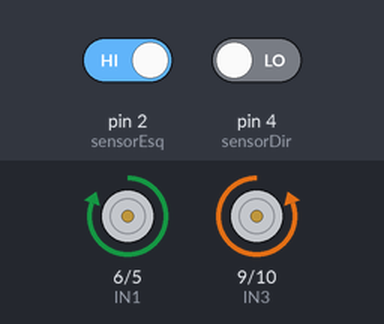
Simulated run of this sketch. Board: Arduino Uno, built with avr-gcc and run on an emulated ATmega328P. Shown: motor-driver pin pairs drawn as motors (green arrow = first pin HIGH = forward, orange = second pin HIGH = backward, longer = more drive, scaled by the enable pin). The inputs (shaded band) are chosen by the test bench; at power-on: pin 2 (sensorEsq) HIGH, pin 4 (sensorDir) LOW.

Above: at 1.2 s.
1.3 s: pin 2 (sensorEsq) driven LOW
At 1.8 s:
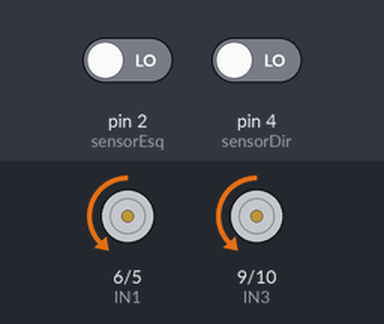
2.8 s: pin 4 (sensorDir) driven HIGH
At 3.3 s:
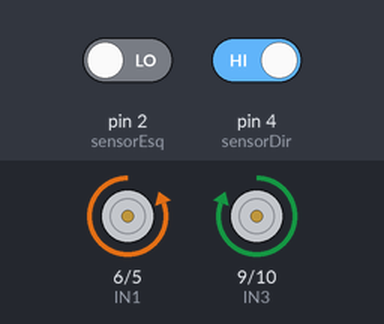
4.3 s: pin 2 (sensorEsq) driven HIGH
At 4.6 s:
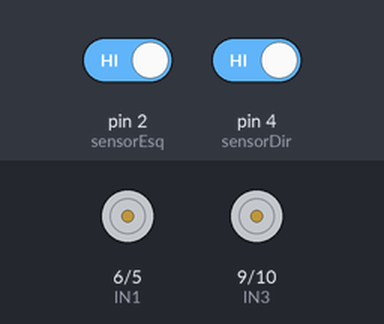
5.8 s: pin 4 (sensorDir) driven LOW
At 6.8 s:
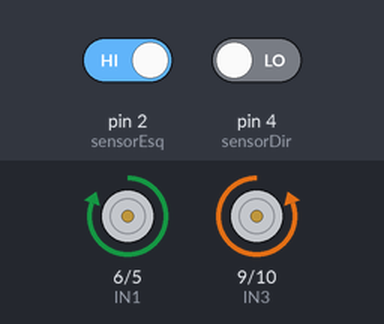
Timing chart, 0 to 8.3 s (numbered marks = the images above; inputs shaded):
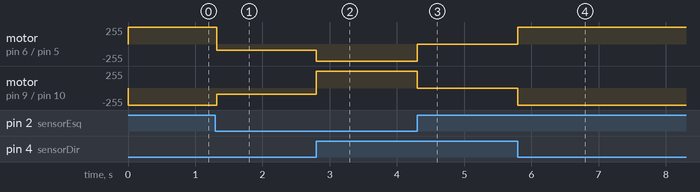

The sketch:

seguidor_de_linha.ino
```cpp
const int IN1 = 6;
const int IN2 = 5;
const int IN3 = 9;
const int IN4 = 10;

const int ENA = 3;
const int ENB = 11;

const int sensorEsq = 2;
const int sensorDir = 4;

const int velocidadeFrente = 90;
const int velocidadeImpulso = 255;

const int PRETO = HIGH;
const int BRANCO = LOW;

void setup() {
  pinMode(IN1, OUTPUT);
  pinMode(IN2, OUTPUT);
  pinMode(IN3, OUTPUT);
  pinMode(IN4, OUTPUT);
  pinMode(ENA, OUTPUT);
  pinMode(ENB, OUTPUT);

  pinMode(sensorEsq, INPUT);
  pinMode(sensorDir, INPUT);
}

void loop() {
  int leituraEsq = digitalRead(sensorEsq);
  int leituraDir = digitalRead(sensorDir);

  if (leituraEsq == BRANCO && leituraDir == BRANCO) {
    andarFrente();
  }
  else if (leituraEsq == PRETO && leituraDir == BRANCO) {
    virarEsquerda();
    delay(30);
  }
  else if (leituraEsq == BRANCO && leituraDir == PRETO) {
    virarDireita();
    delay(30);
  }
  else if (leituraEsq == PRETO && leituraDir == PRETO) {
    pararTotalmente();
  }
}

void andarFrente() {
  analogWrite(ENA, velocidadeFrente);
  analogWrite(ENB, velocidadeFrente);

  digitalWrite(IN1, LOW);
  digitalWrite(IN2, HIGH);

  digitalWrite(IN3, LOW);
  digitalWrite(IN4, HIGH);
}

void virarEsquerda() {
  analogWrite(ENA, velocidadeImpulso);
  analogWrite(ENB, velocidadeImpulso);

  digitalWrite(IN1, HIGH);
  digitalWrite(IN2, LOW);

  digitalWrite(IN3, LOW);
  digitalWrite(IN4, HIGH);
}

void virarDireita() {
  analogWrite(ENA, velocidadeImpulso);
  analogWrite(ENB, velocidadeImpulso);

  digitalWrite(IN1, LOW);
  digitalWrite(IN2, HIGH);

  digitalWrite(IN3, HIGH);
  digitalWrite(IN4, LOW);
}

void pararTotalmente() {
  analogWrite(ENA, 0);
  analogWrite(ENB, 0);

  digitalWrite(IN1, LOW);
  digitalWrite(IN2, LOW);
  digitalWrite(IN3, LOW);
  digitalWrite(IN4, LOW);
}
```

Measured:
- after the input at 1.3 s, motor on pin 6 (IN1) / pin 5 (IN2): forward 255/255 → backward 90/255 at once; motor on pin 9 (IN3) / pin 10 (IN4): backward 255/255 → backward 90/255 at once
- after the input at 2.8 s, motor on pin 6 (IN1) / pin 5 (IN2): backward 90/255 → backward 255/255 at once; motor on pin 9 (IN3) / pin 10 (IN4): backward 90/255 → forward 255/255 at once
- after the input at 4.3 s, motor on pin 6 (IN1) / pin 5 (IN2): backward 255/255 → stopped at once; motor on pin 9 (IN3) / pin 10 (IN4): forward 255/255 → stopped at once
- after the input at 5.8 s, motor on pin 6 (IN1) / pin 5 (IN2): stopped → forward 255/255 at once; motor on pin 9 (IN3) / pin 10 (IN4): stopped → backward 255/255 at once
